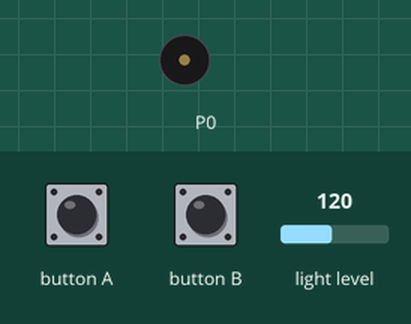
This program was run on a simulated BBC micro:bit (MakeCode). Parts: buzzer (waves = sounding). Inputs (shaded band) come from the test bench; at power-on: light level 120.

Above: at 1.2 s.
1.3 s: button A pressed for 0.15 s
At 1.8 s:
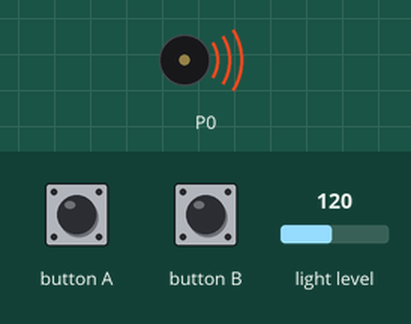
4.4 s: button B pressed for 0.15 s
At 5.4 s:
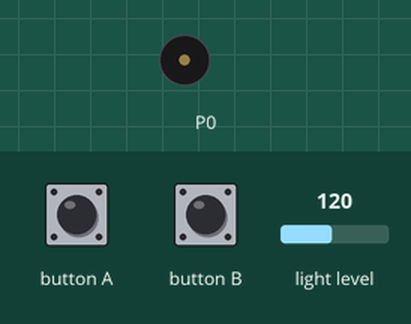
Timing chart, 0 to 7.4 s (numbered marks = the images above; inputs shaded):
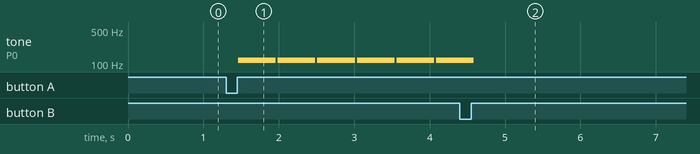

Measured:
- after the input at 1.3 s, tone on P0: alternates 120 Hz for 0.50 s and silent for 0.03 s, starting after 0.16 s
- after the input at 4.4 s, tone on P0: goes on until 4.6 s, then stays silent

The program:

main.ts
```typescript
let switch_on = false
function change_switch () {
    if (switch_on) {
        switch_on = false
    } else {
        switch_on = true
    }
}
input.onButtonPressed(Button.A, function () {
    change_switch()
})
input.onButtonPressed(Button.B, function () {
    change_switch()
})
basic.forever(function () {
    if (switch_on) {
        if (input.lightLevel() > 0) {
            music.playTone(input.lightLevel(), music.beat(BeatFraction.Whole))
        } else {
            music.rest(music.beat(BeatFraction.Sixteenth))
        }
    }
})
```

test.ts
```typescript
// テストはここに来ます。このパッケージが拡張機能として使用されるときにはコンパイルされません。
```
